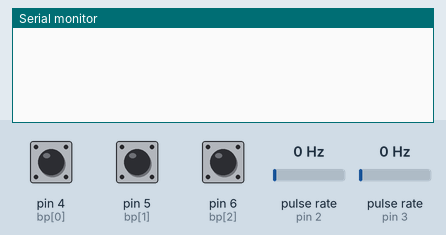
The sketch below on a simulated Arduino Uno, built with avr-gcc and run on an emulated ATmega328P. Shown: the last lines printed to the serial monitor. Wiring (inferred from the names in the program): 2 × pulse sensor: data pin 2 / data pin 3. The test bench sets the inputs (shaded band); at power-on: pin 4 (bp[0]) HIGH, pin 5 (bp[1]) HIGH, pin 6 (bp[2]) HIGH, pulse rate (sensors on pin 2, pin 3) 0 Hz.

Above: at 1.2 s.
1.3 s: pin 4 (bp[0]) pulled LOW for 0.15 s
At 2.4 s:
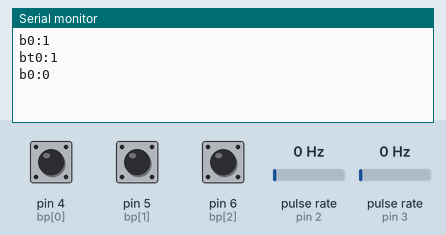
2.9 s: pin 5 (bp[1]) pulled LOW for 0.15 s
At 3.03 s:
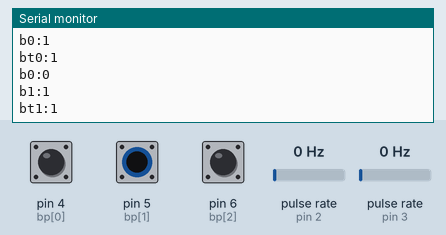
4.5 s: pin 6 (bp[2]) pulled LOW for 0.15 s
At 5.8 s:
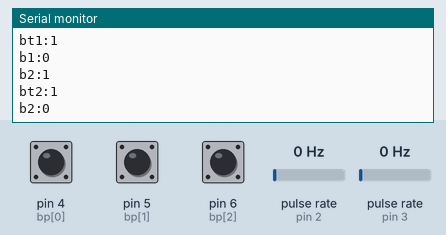
6.1 s: pin 4 (bp[0]) pulled LOW for 1 s
At 8.3 s:
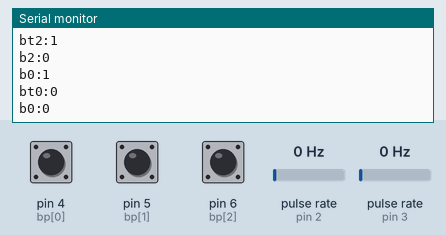
8.6 s: pin 5 (bp[1]) pulled LOW for 1 s
At 10.4 s:
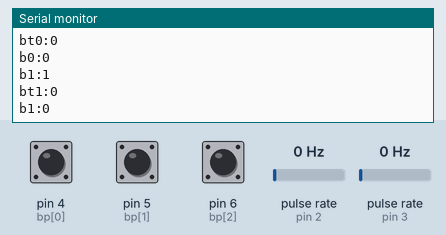
11.1 s: pin 6 (bp[2]) pulled LOW for 1 s
At 13.5 s:
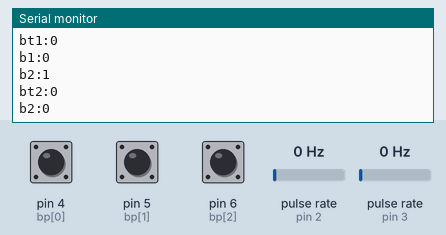
Timing chart, 0 to 14.6 s (numbered marks = the images above; inputs shaded):
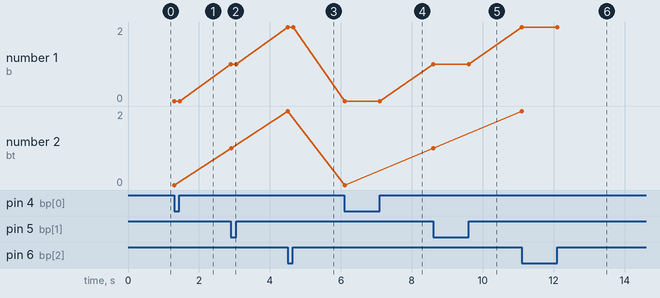

The sketch:

rotaryEncoder_w_3buttons_new.ino
```cpp
#define NB 3
#include <digitalWriteFast.h>

//BUTTONS
////Momentary button vars
int bp[NB] = {4,5,6}; //arduino input pin numbers
boolean bg[NB] = {true, true, true};
//Toggle button vars
int btv[NB] = {0, 0,0};
int btamt[NB] = {2, 2,2};
boolean btg[NB] = {true, true,true};

//these pins can not be changed 2/3 are special pins
int encoderPin1 = 2;
int encoderPin2 = 3;

volatile int lastEncoded = 0;
volatile float encoderValue = 0;
int rev = 0;
int prev = 0;

long lastencoderValue = 0;

int lastMSB = 0;
int lastLSB = 0;

void setup() {
  Serial.begin (38400);
  for (int i = 0; i < NB; i++) pinMode(bp[i], INPUT_PULLUP);

  pinMode(encoderPin1, INPUT);
  pinMode(encoderPin2, INPUT);

  digitalWrite(encoderPin1, HIGH); //turn pullup resistor on
  digitalWrite(encoderPin2, HIGH); //turn pullup resistor on

  //call updateEncoder() when any high/low changed seen
  //on interrupt 0 (pin 2), or interrupt 1 (pin 3)
  attachInterrupt(0, updateEncoder, CHANGE);
  attachInterrupt(1, updateEncoder, CHANGE);

}

void loop() {
  rev = int(encoderValue);
  if (rev != prev) {
    Serial.print("rer0:");
    Serial.println(rev);
    if (rev > prev) {
      Serial.print("re0:");
      Serial.println(1);
    }
    else {
      Serial.print("re0:");
      Serial.println(-1);
    }
  }
  prev = rev;

  //BUTTONS
  for (int i = 0; i < NB; i++) {
    if ( digitalReadFast(bp[i]) == LOW) { //button pushed
      //momentary
      if (bg[i]) {
        bg[i] = false;
        Serial.print("b");
        Serial.print(String(i));
        Serial.print(":");
        // Serial.print( "b" + String(i) + ":");
        Serial.println(1);
      }
      //toggle
      if (btg[i]) {
        btg[i] = false;
        btv[i] = (btv[i] + 1) % btamt[i];
        Serial.print( "bt" + String(i) + ":");
        Serial.println(btv[i]);
      }
    }
    else { //button released
      //momentary
      if (!bg[i]) {
        bg[i] = true;
        Serial.print( "b" + String(i) + ":");
        Serial.println(0);
      }
      //toggle
      if (!btg[i]) {
        btg[i] = true;
      }
    }
  }

  delay(5);
}


void updateEncoder() {
  int MSB = digitalReadFast(encoderPin1); //MSB = most significant bit
  int LSB = digitalReadFast(encoderPin2); //LSB = least significant bit

  int encoded = (MSB << 1) | LSB; //converting the 2 pin value to single number
  int sum  = (lastEncoded << 2) | encoded; //adding it to the previous encoded value

  if (sum == 0b1101 || sum == 0b0100 || sum == 0b0010 || sum == 0b1011) encoderValue = encoderValue - 0.5;
  if (sum == 0b1110 || sum == 0b0111 || sum == 0b0001 || sum == 0b1000) encoderValue = encoderValue + 0.5;

  lastEncoded = encoded; //store this value for next time
}
```

Measured:
- after the input at 1.3 s, the serial monitor: prints a new line at once (image 1)
- after the input at 2.9 s, the serial monitor: prints a new line at once (image 2)
- after the input at 4.5 s, the serial monitor: prints a new line at once (image 3)
- after the input at 6.1 s, the serial monitor: prints a new line at once (image 4)
- after the input at 8.6 s, the serial monitor: prints a new line at once (image 5)
- after the input at 11.1 s, the serial monitor: prints a new line at once (image 6)
- plotted number 1: 1 → 2 after the input at 4.5 s, 1 → 2 after the input at 11.1 s
- plotted number 2: 1 → 2 after the input at 4.5 s, 1 → 2 after the input at 11.1 s
